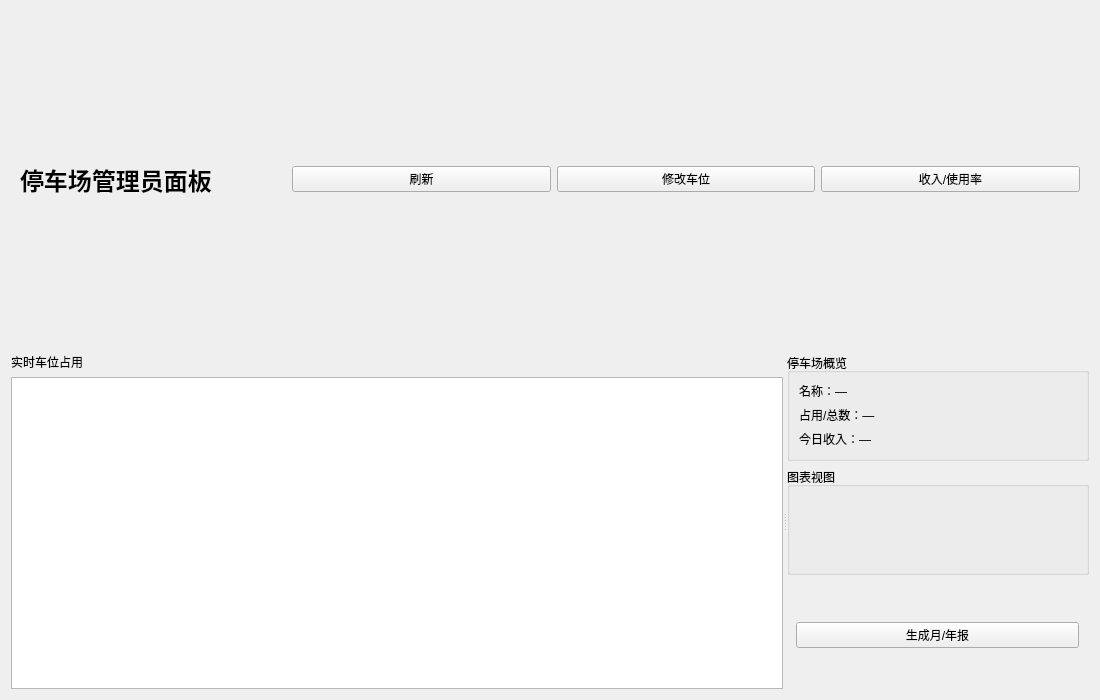
<?xml version="1.0" encoding="UTF-8"?>
<ui version="4.0">
 <class>ParkingAdminPage</class>
 <widget class="QWidget" name="ParkingAdminPage">
  <property name="geometry">
   <rect>
    <x>0</x>
    <y>0</y>
    <width>1100</width>
    <height>700</height>
   </rect>
  </property>
  <property name="windowTitle">
   <string>停车场管理员 - 实时管理</string>
  </property>
  <layout class="QVBoxLayout" name="verticalLayout">
   <item>
    <widget class="QWidget" name="topBar">
     <layout class="QHBoxLayout" name="topBarLayout">
      <item>
       <widget class="QLabel" name="label_title">
        <property name="text">
         <string>停车场管理员面板</string>
        </property>
        <property name="font">
         <font>
          <pointsize>18</pointsize>
          <bold>true</bold>
         </font>
        </property>
       </widget>
      </item>
      <item>
       <spacer name="topSpacer">
        <property name="orientation">
         <enum>Qt::Horizontal</enum>
        </property>
       </spacer>
      </item>
      <item>
       <widget class="QPushButton" name="btn_refresh">
        <property name="text">
         <string>刷新</string>
        </property>
       </widget>
      </item>
      <item>
       <widget class="QPushButton" name="btn_editSpace">
        <property name="text">
         <string>修改车位</string>
        </property>
       </widget>
      </item>
      <item>
       <widget class="QPushButton" name="btn_openReportPage">
        <property name="text">
         <string>收入/使用率</string>
        </property>
       </widget>
      </item>
     </layout>
    </widget>
   </item>

   <item>
    <widget class="QSplitter" name="mainSplitter">
     <property name="orientation">
      <enum>Qt::Horizontal</enum>
     </property>

     <!-- 左侧实时车位列表 -->
     <widget class="QWidget" name="leftWidget">
      <layout class="QVBoxLayout" name="leftLayout">
       <item>
        <widget class="QLabel" name="label_realtimeTitle">
         <property name="text">
          <string>实时车位占用</string>
         </property>
        </widget>
       </item>
       <item>
        <widget class="QTableView" name="table_spaces"/>
       </item>
      </layout>
     </widget>

     <!-- 右侧统计与图表 -->
     <widget class="QWidget" name="rightWidget">
      <layout class="QVBoxLayout" name="rightLayout">
       <item>
        <widget class="QGroupBox" name="group_overview">
         <property name="title">
          <string>停车场概览</string>
         </property>
         <layout class="QFormLayout" name="formOverview">
          <item row="0" column="0">
           <widget class="QLabel" name="label_name">
            <property name="text">
             <string>名称：—</string>
            </property>
           </widget>
          </item>
          <item row="1" column="0">
           <widget class="QLabel" name="label_spacesSummary">
            <property name="text">
             <string>占用/总数：—</string>
            </property>
           </widget>
          </item>
          <item row="2" column="0">
           <widget class="QLabel" name="label_income">
            <property name="text">
             <string>今日收入：—</string>
            </property>
           </widget>
          </item>
         </layout>
        </widget>
       </item>

       <item>
        <widget class="QGroupBox" name="group_charts">
         <property name="title">
          <string>图表视图</string>
         </property>
         <layout class="QVBoxLayout" name="chartsLayout">
          <!-- QChartView 占位，需添加 Qt Charts 模块 -->
          <widget class="QWidget" name="chart_container">
          </widget>
         </layout>
        </widget>
       </item>

       <item>
        <widget class="QWidget" name="bottomButtons">
         <layout class="QHBoxLayout" name="bottomButtonsLayout">
          <item>
           <widget class="QPushButton" name="btn_generateReport">
            <property name="text">
             <string>生成月/年报</string>
            </property>
           </widget>
          </item>
          <item>
           <spacer name="spacerBottom"/>
          </item>
         </layout>
        </widget>
       </item>

      </layout>
     </widget>

    </widget>
   </item>

  </layout>
 </widget>
 <resources/>
 <connections/>
</ui>
